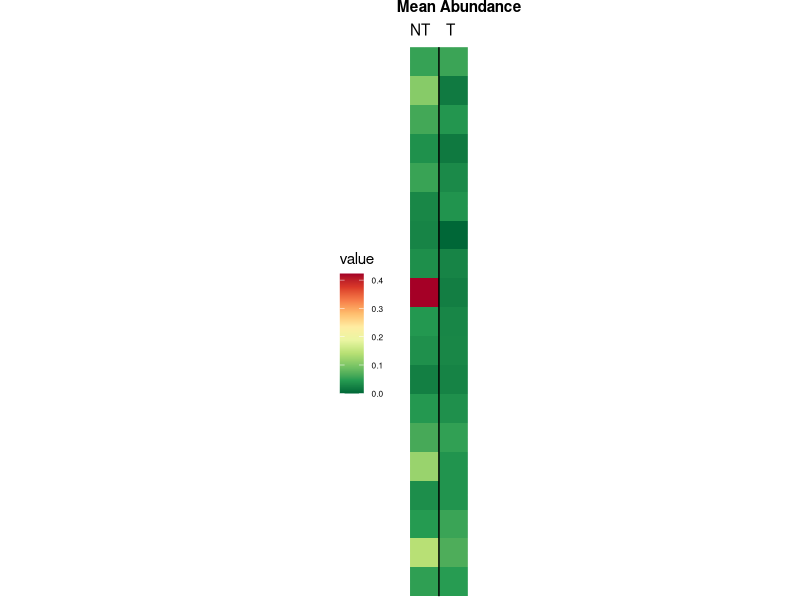
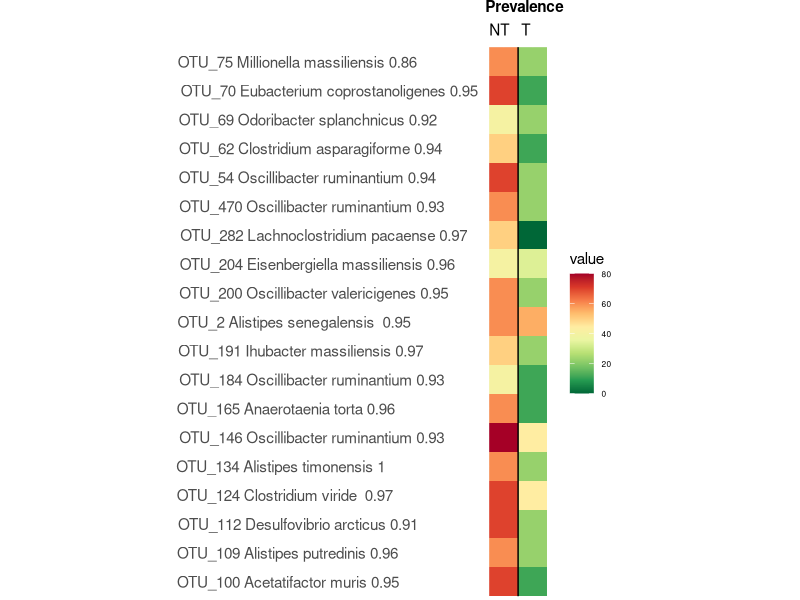

These charts were generated, in order, by the following R code:
# function to check if requirede packages are installed and if not install missing packages 
packages <- c("tidyverse", "RColorBrewer", "reshape2", "gtools")

InsPack <- function(pack)
{
  if ((pack %in% installed.packages()) == FALSE) {
    install.packages(pack,repos ="http://cloud.r-project.org/")
  } 
}


lapply(packages, InsPack)


lib <- lapply(packages, require, character.only = TRUE)

flag <- all(as.logical(lib))


if(!flag) { stop("
    It was not possible to install all required R libraries properly.
                 Please check the installation of all required libraries manually.\n
                 Required libaries: tidyverse, rcolorbrewer, reshape2, gtools")
}
######################################################################################################################
# arcsine transform function 
asinTransform <- function(p) { asin(sqrt(p/100)) }



# read input 
df_mean <- read.csv("5wk_mean.csv", header = TRUE, check.names = FALSE)
df_prev <- read.csv("5wk_prev.csv", header = TRUE, check.names = FALSE)

# 0 values below threshold of 0.025 
minval <- 0.025
df_mean[df_mean<minval]=0


# melt abundance df, apply arcsine transform and 0 NA 
df_mean_melt <- melt(df_mean)
df_mean_melt[3] <- lapply(df_mean_melt[3], asinTransform)
df_mean_melt[is.na(df_mean_melt)]<- 0

# melt prevalence df 
prev_melt <- melt(df_prev)


# set colour palette 
hm.palette <- colorRampPalette(rev(brewer.pal(11,"RdYlGn")), space='Lab')


# plot abundance heatmap 
p_abundance <- ggplot(df_mean_melt, aes(x = variable , y = OTU, fill = value)) + geom_tile() + coord_fixed(expand = FALSE) +
  scale_fill_gradientn(colours = hm.palette(10)) + theme(legend.position = "left",legend.text = element_text(size = 6)) +
  theme(axis.text = element_blank()) + 
  ylab(NULL) + xlab(NULL) + 
  geom_vline(xintercept = 1.5, color = "black")
print(p_abundance + labs(title= "Mean Abundance", subtitle = "NT    T")  + 
        theme(plot.title = element_text(hjust = 0.2, size = 11, face = "bold"), 
              plot.subtitle = element_text(size = 11), 
              plot.margin = unit(c(0,0,0,0), "cm"),
              axis.ticks = element_blank()))  


# plot prevalence heatmap  
p_prev <- ggplot(prev_melt, aes(x = variable , y = OTU, fill = value)) + geom_tile() + coord_fixed(expand = FALSE) + 
  scale_fill_gradientn(colours = hm.palette(10)) +  theme(legend.position = "right", legend.text = element_text(size = 6)) + 
  theme(axis.text.y =element_text(size = 11, hjust = -0.05 ), axis.text.x = element_blank()) +  
  xlab(NULL) + ylab(NULL) + geom_vline(xintercept = 1.5, color = "black")
print(p_prev + labs(title = "Prevalence", subtitle ="NT   T") + 
        theme(plot.title = element_text(hjust = 0.2, size = 11, face = "bold"),
              plot.subtitle = element_text(size = 11),
              plot.margin = unit(c(0,0,0,0), "cm"), 
              axis.ticks = element_blank()))